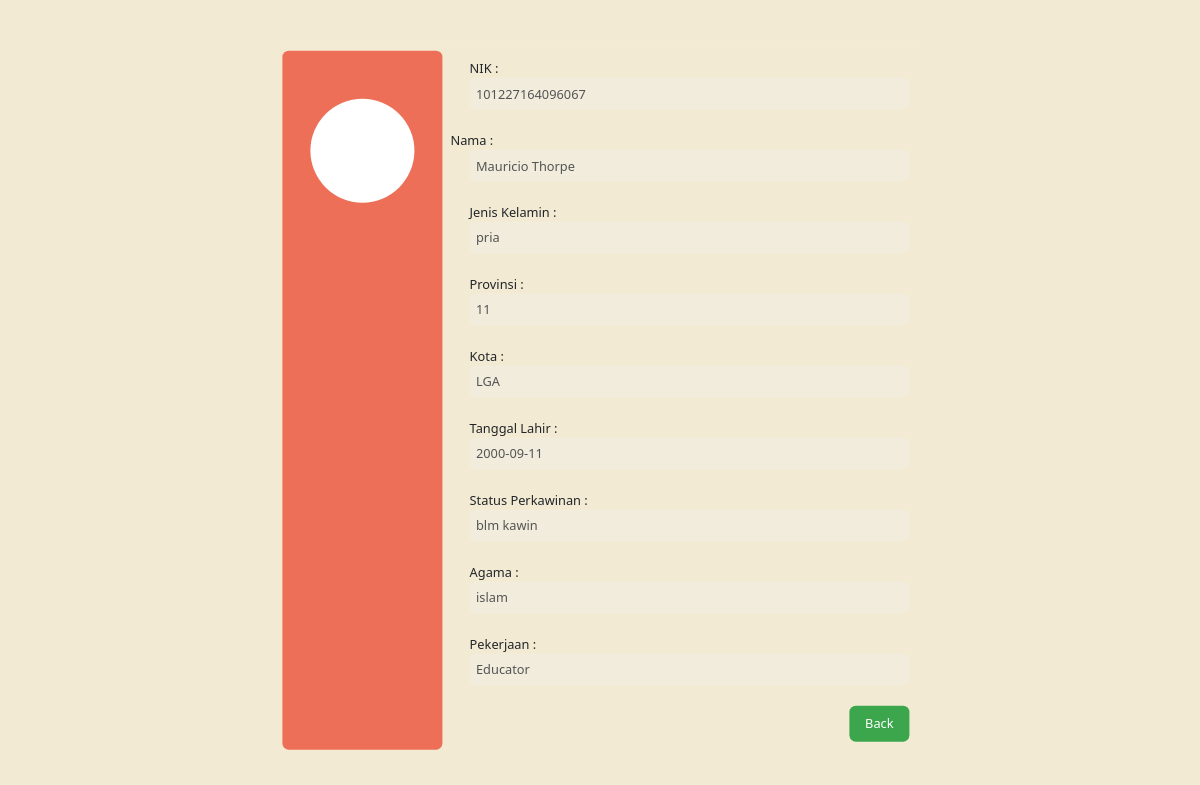
Page /form/detail.php?nik=101227164096067 on the committed database.
### tables this page shows
CREATE TABLE `tb_penduduk` (
  `NIK` char(18) NOT NULL,
  `Nama` varchar(100) NOT NULL,
  `Jenis_Kelamin` varchar(9) NOT NULL,
  `Kota` varchar(30) NOT NULL,
  `Provinsi` varchar(50) NOT NULL,
  `Tanggal_Lahir` date NOT NULL,
  `Status` varchar(13) NOT NULL,
  `Agama` varchar(20) NOT NULL,
  `Pekerjaan` varchar(50) NOT NULL
);

### form/detail.php (the view, shortened to what this page needs)
<?php
require_once('../lib/db_login.php');
$id = $_GET['nik'];
$query = 'SELECT * FROM tb_penduduk WHERE NIK="' . $id . '"';
$result = $db->query($query);
if (!$result) {
    die("Could not query the database: <br />" . $db->error);
} else {
    while ($row = $result->fetch_object()) {
        $NIK = $row->NIK;
        $Nama = $row->Nama;
        $Jenis_Kelamin = $row->Jenis_Kelamin;
        $Kota = $row->Kota;
        $Provinsi = $row->Provinsi;
        $Tanggal_Lahir = $row->Tanggal_Lahir;
        $Status = $row->Status;
        $Agama = $row->Agama;
        $Pekerjaan = $row->Pekerjaan;
    }
}
?>
<!DOCTYPE html>
<html lang="en">
<section class="cont">
    <div class="profile">
        <div class="img-prof"></div>
    </div>
    <div class="form-input">
        <form action="">
            <div class="form-check">
                <label>NIK :</label><br>
                <label class="form-check-label">
                    <input class="input-txt" id="inputNIK" type="text" value="<?php if (isset($NIK)) {
                                                                                    echo $NIK;
                                                                                } ?>" disabled>
            </div>
            <br>
            <label>Nama :</label>
            <div class="form-check">
                <label class="form-check-label">
                    <input class="input-txt" id="inputName" type="text" value="<?php if (isset($Nama)) {
                                                                                    echo $Nama;
                                                                                } ?>" disabled>
            </div>
            <br>
            <div class="form-check">
                <label>Jenis Kelamin :</label><br>
                <label class="form-check-label">
                    <input class="input-txt" id="inputGender" type="text" value="<?php if (isset($Jenis_Kelamin)) {
                                                                                        echo $Jenis_Kelamin;
                                                                                    } ?>" disabled>
            </div>
            <br>
            <div class="form-check">
                <label>Provinsi :</label><br>
                <label class="form-check-label">
                    <input class="input-txt" id="inputProvince" type="text" value="<?php if (isset($Provinsi)) {
                                                                                        echo $Provinsi;
                                                                                    } ?>" disabled>
            </div>
            <br>
            <div class="form-check">
                <label>Kota :</label><br>
                <label class="form-check-label">
                    <input class="input-txt" id="inputCity" type="text" value="<?php if (isset($Kota)) {
                                                                                    echo $Kota;
                                                                                } ?>" disabled>
            </div>
            <br>
            <div class="form-check">
                <label>Tanggal Lahir :</label><br>
                <label class="form-check-label">
                    <input class="input-txt" id="inputBirthdayDate" type="text" value="<?php if (isset($Tanggal_Lahir)) {
                                                                                            echo $Tanggal_Lahir;
                                                                                        } ?>" disabled>
            </div>
            <br>
            <div class="form-check">
                <label>Status Perkawinan :</label><br>
                <label class="form-check-label">
                    <input class="input-txt" id="inputFirstName" type="text" value="<?php if (isset($Status)) {
                                                                                        echo $Status;
                                                                                    } ?>" disabled>
            </div>
            <br>
            <div class="form-check">
                <label>Agama :</label><br>
                <label class="form-check-label">
                    <input class="input-txt" id="inputReligion" type="text" value="<?php if (isset($Agama)) {
                                                                                        echo $Agama;
                                                                                    } ?>" disabled>
            </div>
            <br>
            <div class="form-check">
                <label>Pekerjaan :</label><br>
                <label class="form-check-label">
                    <input class="input-txt" id="inputReligion" type="text" value="<?php if (isset($Pekerjaan)) {
                                                                                        echo $Pekerjaan;
                                                                                    } ?>" disabled>
            </div>
            <br>
            <div class="btn-cont">
                <button onclick="javascript:history.back()" class="btn-submit" name="submit" id="submit" type="button">Back</button>
            </div>
        </form>
    </div>
</section>

### style/style.css (style rules this page uses)
body { font-family: 'Poppins', sans-serif; background-color: #F2EAD3 !important; }
.cont { display: flex; flex-direction: row; background-color: #F2EAD3; padding: 10px; border-radius: 8px; margin: 0; position: absolute; top: 50%; left: 50%; transform: translate(-50%, -50%); zoom: 0.8; }
.input-txt { padding: 8px; width: 550px; border-style: none; border-radius: 8px; }
.profile { width: 200px; background-color: #EE6F57; border-radius: 8px; display: flex; justify-content: center; }
.img-prof { background-color: white; border-radius: 100px; width: 130px; height: 130px; margin-top: 60px; }
.form-input { padding: 10px; }
.btn-submit { border-style: none; padding: 10px; background-color: #3CA64D; color: white; border-radius: 8px; padding-left: 20px; padding-right: 20px; }
.btn-cont { text-align: right; }

### rows in the picture
tb_penduduk: NIK "101227164096067", Nama "Mauricio Thorpe", Jenis_Kelamin "pria", Provinsi "11", Kota "LGA", Tanggal_Lahir "2000-09-11", Status "blm kawin", Agama "islam", Pekerjaan "Educator"
